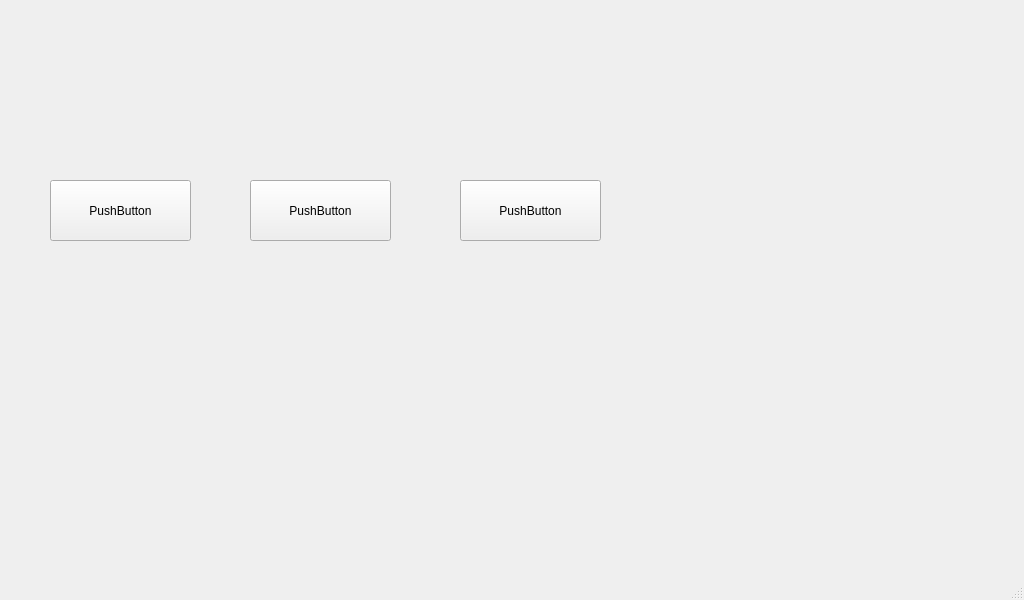
<?xml version="1.0" encoding="UTF-8"?>
<ui version="4.0">
 <class>MainWindow</class>
 <widget class="QMainWindow" name="MainWindow">
  <property name="geometry">
   <rect>
    <x>0</x>
    <y>0</y>
    <width>1024</width>
    <height>600</height>
   </rect>
  </property>
  <property name="minimumSize">
   <size>
    <width>800</width>
    <height>0</height>
   </size>
  </property>
  <property name="cursor">
   <cursorShape>ArrowCursor</cursorShape>
  </property>
  <property name="windowTitle">
   <string>MainWindow</string>
  </property>
  <property name="iconSize">
   <size>
    <width>50</width>
    <height>50</height>
   </size>
  </property>
  <widget class="QWidget" name="centralwidget">
   <widget class="QPushButton" name="uploadButton">
    <property name="geometry">
     <rect>
      <x>50</x>
      <y>180</y>
      <width>141</width>
      <height>61</height>
     </rect>
    </property>
    <property name="text">
     <string>PushButton</string>
    </property>
   </widget>
   <widget class="QPushButton" name="updateButton">
    <property name="geometry">
     <rect>
      <x>250</x>
      <y>180</y>
      <width>141</width>
      <height>61</height>
     </rect>
    </property>
    <property name="text">
     <string>PushButton</string>
    </property>
   </widget>
   <widget class="QPushButton" name="findButton">
    <property name="geometry">
     <rect>
      <x>460</x>
      <y>180</y>
      <width>141</width>
      <height>61</height>
     </rect>
    </property>
    <property name="text">
     <string>PushButton</string>
    </property>
   </widget>
  </widget>
  <widget class="QMenuBar" name="menubar">
   <property name="geometry">
    <rect>
     <x>0</x>
     <y>0</y>
     <width>1024</width>
     <height>22</height>
    </rect>
   </property>
  </widget>
  <widget class="QStatusBar" name="statusbar"/>
 </widget>
 <resources/>
 <connections/>
</ui>
